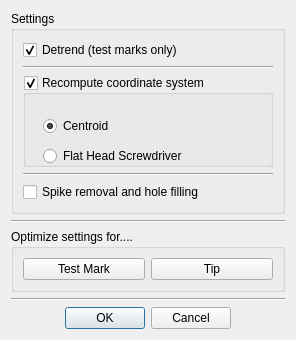
<?xml version="1.0" encoding="UTF-8"?>
<ui version="4.0">
 <class>cleaningDialog</class>
 <widget class="QDialog" name="cleaningDialog">
  <property name="windowModality">
   <enum>Qt::ApplicationModal</enum>
  </property>
  <property name="geometry">
   <rect>
    <x>0</x>
    <y>0</y>
    <width>296</width>
    <height>340</height>
   </rect>
  </property>
  <property name="windowTitle">
   <string>Cleaning Options</string>
  </property>
  <property name="modal">
   <bool>true</bool>
  </property>
  <layout class="QVBoxLayout" name="verticalLayout">
   <item>
    <widget class="QGroupBox" name="groupBox_2">
     <property name="title">
      <string>Settings</string>
     </property>
     <layout class="QVBoxLayout" name="verticalLayout_2">
      <item>
       <widget class="QCheckBox" name="detrend">
        <property name="text">
         <string>Detrend (test marks only)</string>
        </property>
        <property name="checked">
         <bool>true</bool>
        </property>
       </widget>
      </item>
      <item>
       <widget class="Line" name="line">
        <property name="orientation">
         <enum>Qt::Horizontal</enum>
        </property>
       </widget>
      </item>
      <item>
       <widget class="QGroupBox" name="csys">
        <property name="sizePolicy">
         <sizepolicy hsizetype="Preferred" vsizetype="Preferred">
          <horstretch>0</horstretch>
          <verstretch>0</verstretch>
         </sizepolicy>
        </property>
        <property name="title">
         <string>Recompute coordinate system</string>
        </property>
        <property name="checkable">
         <bool>true</bool>
        </property>
        <widget class="QRadioButton" name="centroid">
         <property name="geometry">
          <rect>
           <x>20</x>
           <y>40</y>
           <width>116</width>
           <height>22</height>
          </rect>
         </property>
         <property name="text">
          <string>Centroid</string>
         </property>
         <property name="checked">
          <bool>true</bool>
         </property>
        </widget>
        <widget class="QRadioButton" name="flatHead">
         <property name="geometry">
          <rect>
           <x>20</x>
           <y>70</y>
           <width>241</width>
           <height>22</height>
          </rect>
         </property>
         <property name="text">
          <string>Flat Head Screwdriver</string>
         </property>
        </widget>
       </widget>
      </item>
      <item>
       <widget class="Line" name="line_2">
        <property name="orientation">
         <enum>Qt::Horizontal</enum>
        </property>
       </widget>
      </item>
      <item>
       <widget class="QCheckBox" name="spike">
        <property name="text">
         <string>Spike removal and hole filling</string>
        </property>
       </widget>
      </item>
     </layout>
    </widget>
   </item>
   <item>
    <widget class="Line" name="line_3">
     <property name="orientation">
      <enum>Qt::Horizontal</enum>
     </property>
    </widget>
   </item>
   <item>
    <widget class="QGroupBox" name="groupBox">
     <property name="sizePolicy">
      <sizepolicy hsizetype="Preferred" vsizetype="Maximum">
       <horstretch>0</horstretch>
       <verstretch>0</verstretch>
      </sizepolicy>
     </property>
     <property name="title">
      <string>Optimize settings for....</string>
     </property>
     <layout class="QHBoxLayout" name="horizontalLayout">
      <item>
       <widget class="QPushButton" name="testMark">
        <property name="text">
         <string>Test Mark</string>
        </property>
       </widget>
      </item>
      <item>
       <widget class="QPushButton" name="tip">
        <property name="text">
         <string>Tip</string>
        </property>
       </widget>
      </item>
     </layout>
    </widget>
   </item>
   <item>
    <widget class="Line" name="line_4">
     <property name="orientation">
      <enum>Qt::Horizontal</enum>
     </property>
    </widget>
   </item>
   <item>
    <widget class="QDialogButtonBox" name="buttonBox">
     <property name="orientation">
      <enum>Qt::Horizontal</enum>
     </property>
     <property name="standardButtons">
      <set>QDialogButtonBox::Cancel|QDialogButtonBox::Ok</set>
     </property>
     <property name="centerButtons">
      <bool>true</bool>
     </property>
    </widget>
   </item>
  </layout>
 </widget>
 <resources/>
 <connections>
  <connection>
   <sender>buttonBox</sender>
   <signal>accepted()</signal>
   <receiver>cleaningDialog</receiver>
   <slot>accept()</slot>
   <hints>
    <hint type="sourcelabel">
     <x>248</x>
     <y>254</y>
    </hint>
    <hint type="destinationlabel">
     <x>157</x>
     <y>274</y>
    </hint>
   </hints>
  </connection>
  <connection>
   <sender>buttonBox</sender>
   <signal>rejected()</signal>
   <receiver>cleaningDialog</receiver>
   <slot>reject()</slot>
   <hints>
    <hint type="sourcelabel">
     <x>316</x>
     <y>260</y>
    </hint>
    <hint type="destinationlabel">
     <x>286</x>
     <y>274</y>
    </hint>
   </hints>
  </connection>
 </connections>
</ui>
